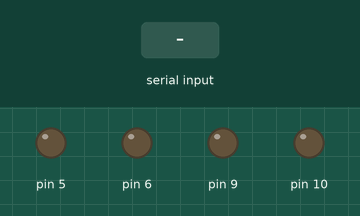
This sketch was run on a simulated Arduino Uno, built with avr-gcc and run on an emulated ATmega328P. On the bench: output pins drawn as LEDs (lit = HIGH). The test bench sets the inputs (shaded band).

Above: at 1.2 s.
1.3 s: "f" received over Serial
At 2.1 s:
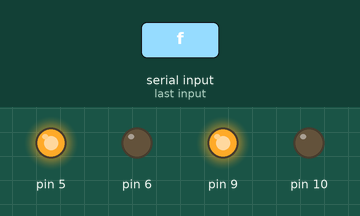
2.8 s: "b" received over Serial
At 3.3 s:
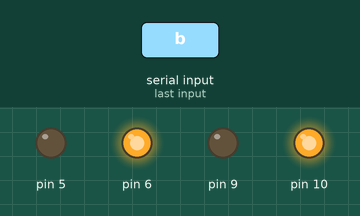
4.3 s: "l" received over Serial
At 5.5 s:
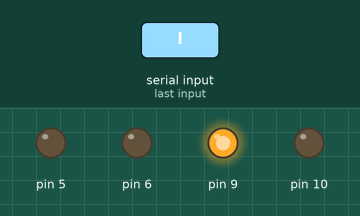
5.8 s: "r" received over Serial
At 6.8 s:
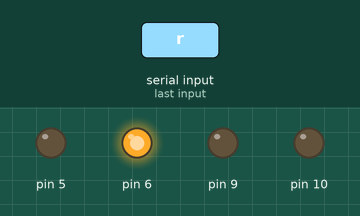
7.3 s: "s" received over Serial
At 7.9 s:
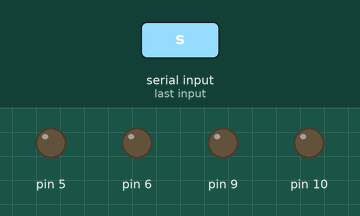
Timing chart, 0 to 9.8 s (numbered marks = the images above; inputs shaded):
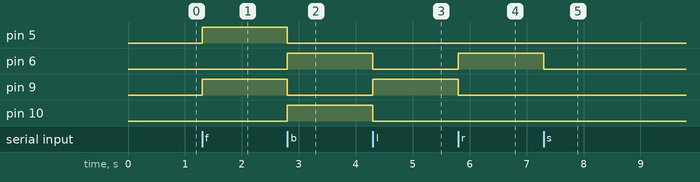

Measured:
- after the input at 1.3 s, pin 5, pin 9: LOW → HIGH at once
- after the input at 2.8 s, pin 5, pin 9: HIGH → LOW at once; pin 6, pin 10: LOW → HIGH at once
- after the input at 4.3 s, pin 6, pin 10: HIGH → LOW at once; pin 9: LOW → HIGH at once
- after the input at 5.8 s, pin 6: LOW → HIGH at once; pin 9: HIGH → LOW at once
- after the input at 7.3 s, pin 6: HIGH → LOW at once

The sketch:

car.ino
```cpp
void setup()

{

  pinMode(5, OUTPUT);

  pinMode(6, OUTPUT);

  pinMode(9, OUTPUT);

  pinMode(10, OUTPUT);

  Serial.begin(9600);

}

void front(){

  digitalWrite(6,LOW);

  digitalWrite(5,HIGH);

  digitalWrite(10,LOW);

  digitalWrite(9,HIGH);

}

void back(){

  digitalWrite(6,HIGH);

  digitalWrite(5,LOW);

  digitalWrite(10,HIGH);

  digitalWrite(9,LOW);

}

void left(){

  digitalWrite(6,LOW);

  digitalWrite(5,LOW);

  digitalWrite(10,LOW);

  digitalWrite(9,HIGH);

}

void right(){

  digitalWrite(6,HIGH);

  digitalWrite(5,LOW);

  digitalWrite(10,LOW);

  digitalWrite(9,LOW);

}

void stop(){

  digitalWrite(6,LOW);

  digitalWrite(5,LOW);

  digitalWrite(10,LOW);

  digitalWrite(9,LOW);

}


void loop(){

  if (Serial.available()>0){

     char command;

     command = Serial.read();

    switch (command){

    case 'f':front();break;

    case 'b':back();break;

    case 'l':left();break;

    case 'r':right();break;

    case 's':stop();break;

    default :break;

    }

  }

}
```
